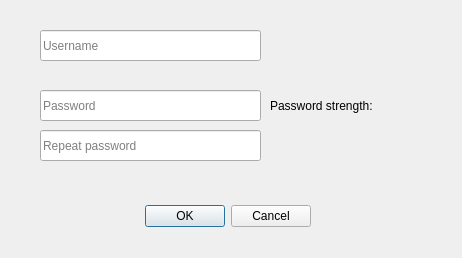
<?xml version="1.0" encoding="UTF-8"?>
<ui version="4.0">
 <class>RegisterDialog</class>
 <widget class="QDialog" name="RegisterDialog">
  <property name="geometry">
   <rect>
    <x>0</x>
    <y>0</y>
    <width>462</width>
    <height>258</height>
   </rect>
  </property>
  <property name="windowTitle">
   <string>Registration</string>
  </property>
  <widget class="QDialogButtonBox" name="buttonBox">
   <property name="geometry">
    <rect>
     <x>-30</x>
     <y>200</y>
     <width>341</width>
     <height>32</height>
    </rect>
   </property>
   <property name="orientation">
    <enum>Qt::Horizontal</enum>
   </property>
   <property name="standardButtons">
    <set>QDialogButtonBox::Cancel|QDialogButtonBox::Ok</set>
   </property>
  </widget>
  <widget class="QLineEdit" name="lineEdit">
   <property name="geometry">
    <rect>
     <x>40</x>
     <y>30</y>
     <width>221</width>
     <height>31</height>
    </rect>
   </property>
   <property name="placeholderText">
    <string>Username</string>
   </property>
  </widget>
  <widget class="QLineEdit" name="lineEdit_2">
   <property name="geometry">
    <rect>
     <x>40</x>
     <y>90</y>
     <width>221</width>
     <height>31</height>
    </rect>
   </property>
   <property name="text">
    <string/>
   </property>
   <property name="echoMode">
    <enum>QLineEdit::Password</enum>
   </property>
   <property name="placeholderText">
    <string>Password</string>
   </property>
  </widget>
  <widget class="QLineEdit" name="lineEdit_3">
   <property name="geometry">
    <rect>
     <x>40</x>
     <y>130</y>
     <width>221</width>
     <height>31</height>
    </rect>
   </property>
   <property name="text">
    <string/>
   </property>
   <property name="echoMode">
    <enum>QLineEdit::Password</enum>
   </property>
   <property name="placeholderText">
    <string>Repeat password</string>
   </property>
  </widget>
  <widget class="QLabel" name="label">
   <property name="geometry">
    <rect>
     <x>270</x>
     <y>90</y>
     <width>171</width>
     <height>31</height>
    </rect>
   </property>
   <property name="text">
    <string>Password strength:</string>
   </property>
  </widget>
  <widget class="QLabel" name="label_2">
   <property name="geometry">
    <rect>
     <x>270</x>
     <y>120</y>
     <width>141</width>
     <height>31</height>
    </rect>
   </property>
   <property name="text">
    <string/>
   </property>
  </widget>
 </widget>
 <resources/>
 <connections>
  <connection>
   <sender>buttonBox</sender>
   <signal>accepted()</signal>
   <receiver>RegisterDialog</receiver>
   <slot>accept()</slot>
   <hints>
    <hint type="sourcelabel">
     <x>248</x>
     <y>254</y>
    </hint>
    <hint type="destinationlabel">
     <x>157</x>
     <y>274</y>
    </hint>
   </hints>
  </connection>
  <connection>
   <sender>buttonBox</sender>
   <signal>rejected()</signal>
   <receiver>RegisterDialog</receiver>
   <slot>reject()</slot>
   <hints>
    <hint type="sourcelabel">
     <x>316</x>
     <y>260</y>
    </hint>
    <hint type="destinationlabel">
     <x>286</x>
     <y>274</y>
    </hint>
   </hints>
  </connection>
 </connections>
</ui>
